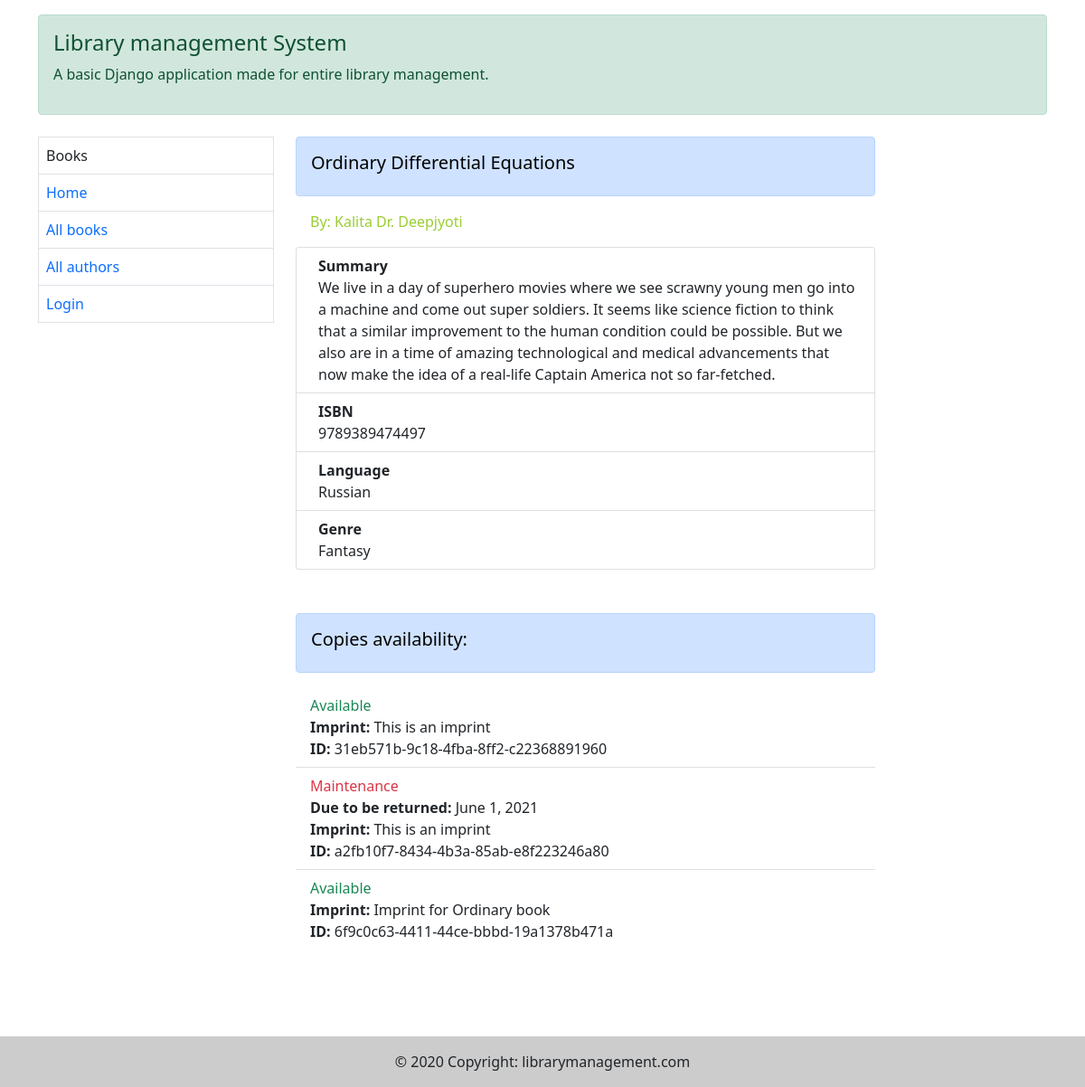
The app's page /catalog/book/1/ with its own data.
### catalog/models.py (models this page shows, shortened)
class Book(models.Model):
    title = models.CharField(max_length=300, help_text="Enter book title")
    author = models.ForeignKey('Author', on_delete=models.SET_NULL, null=True)
    summary = models.TextField(max_length=1000, help_text="Enter brief summary of the book")
    isbn = models.CharField('ISBN', max_length=13, unique=True, help_text="13 Character <a href='https://www.isbn-international.org/content/what-isbn'>ISBN number</a>")
    genre = models.ManyToManyField(Genre, help_text="Select a genre for this book")
    language = models.ForeignKey("Language", on_delete=models.SET_NULL, null=True)
    def display_genre(self):
        return ', '.join(genre.name for genre in self.genre.all()[:3])
    display_genre.short_description = 'Genre'

class Author(models.Model):
    first_name = models.CharField(max_length=100)
    last_name = models.CharField(max_length=100)
    date_of_birth = models.DateField(null=True, blank=True)
    date_of_death = models.DateField('Date of death', null=True, blank=True)
    class Meta:
        ordering = ['last_name', 'first_name']
    def __str__(self):
        return f"{self.last_name} {self.first_name}"

class Language(models.Model):
    name = models.CharField(max_length=200, help_text="Enter book language in which it is written.")
    def __str__(self):
        return self.name

class Genre(models.Model):
    name = models.CharField(max_length=200, help_text="Enter a book genre")

class BookInstance(models.Model):
    id = models.UUIDField(primary_key=True, default=uuid.uuid4, help_text="Unique ID for this copy of book across whole library")
    book = models.ForeignKey('Book', on_delete=models.RESTRICT, null=True)
    imprint = models.CharField(max_length=200)
    due_back = models.DateField(null=True, blank=True)
    LOAN_STATUS = (
        ('m', 'Maintenance'),
        ('o', 'On loan'),
        ('a', 'Available'),
        ('r', 'Reserved'),
    )
    status = models.CharField(max_length=1, choices=LOAN_STATUS, blank=True, default='m', help_text='Book Availability')
    class Meta:
        ordering = ['due_back']

### catalog/views.py (the view)
# urls.py: path('book/<int:pk>/', views.BookDetailView.as_view(), name="book-detail"),
class BookDetailView(generic.DetailView):
    model = Book
    template_name = 'catalog/book_detail.html'
    context_object_name = 'book'

### templates/catalog/book_detail.html (shortened to what this page needs)
{% extends 'catalog/base.html' %}
{% load static %}
{% block body %}
    <div class="alert alert-primary" role="alert">
        <h5 style="color: black">{{ book.title }}</h5>
    </div>
    <span style="color:yellowgreen" class="p-3"> By: {{ book.author }}</span>
    <ol class="pt-3 list-group list-group">
        <li class="list-group-item d-flex justify-content-between align-items-start">
            <div class="ms-2 me-auto">
                <div class="fw-bold">Summary</div>
                {{ book.summary }}
            </div>
        </li>
        <li class="list-group-item d-flex justify-content-between align-items-start">
            <div class="ms-2 me-auto">
                <div class="fw-bold">ISBN</div>
                {{ book.isbn }}
            </div>
        </li>
        <li class="list-group-item d-flex justify-content-between align-items-start">
            <div class="ms-2 me-auto">
                <div class="fw-bold">Language</div>
                {{ book.language }}
            </div>
        </li>
        <li class="list-group-item d-flex justify-content-between align-items-start">
            <div class="ms-2 me-auto">
                <div class="fw-bold">Genre</div>
                {{ book.display_genre }}
            </div>
        </li>
    </ol>
    <div class="mt-5 alert alert-primary" role="alert">
        <h5 style="color: black">Copies availability:</h5>
    </div>
    <ul class="list-group list-group-flush">
        {% for copy in book.bookinstance_set.all %}
            <li class="list-group-item">
                <span class="{% if copy.status == 'a' %}text-success{% elif copy.status == 'm' %}text-danger{% else %}text-warning{% endif %}">{{ copy.get_status_display }}</span><br>
                {% if copy.status != 'a' %}
                    <span><strong>Due to be returned: </strong>{{ copy.due_back }}<br></span>
                {% endif %}
                <span><strong>Imprint: </strong>{{ copy.imprint }}<br></span>
                <span><strong>ID: </strong>{{ copy.id }}</span>
            </li>
        {% endfor %}
    </ul>
    <br><br><br><br>
{% endblock %}

### templates/catalog/base.html (shortened to what this page needs)
{% load static %}
<!doctype html>
<html lang="en">
<head>
    <link href="https://cdn.jsdelivr.net/npm/bootstrap@5.0.0-beta3/dist/css/bootstrap.min.css" rel="stylesheet"
>
    <link rel="stylesheet" href="{% static 'css/index.css' %}">
</head>
<body>
<div class="container mt-3">
    <div class="alert alert-success" role="alert">
        <h4 class="alert-heading">Library management System</h4>
        <p>A basic Django application made for entire library management.</p>
    </div>
</div>
<div class="container">
    <div class="row mt-4">
        <div class="col-lg-3  col-md-3 col-sm-12">
            <table class="table table-bordered">
                <tbody>
                <td>Books</td>
                <tr>
                    <td><a href="{% url 'index' %}">Home</a></td>
                </tr>
                <tr>
                    <td><a href="{% url 'books' %}">All books</a></td>
                </tr>
                <tr>
                    <td><a href="{% url 'authors' %}">All authors</a></td>
                </tr>
                {% if not user.is_authenticated %}
                    <tr>
                        <td><a href="{% url 'login' %}">Login</a></td>
                    </tr>
                {% else %}
                    <tr>
                        <td><a href="{% url 'login' %}"><span style="color: green">{{ user.username|capfirst }}</span></a><br>
                         <li><a style="font-size: 16px" href="#">Profile</a></li>
                         <li><a style="font-size: 16px" href="{% url 'logout' %}">Logout</a></li></td>
                    </tr>
                {% endif %}
                </tbody>
            </table>
        </div>
        <div class="col-lg-7 col-md-12 col-sm-12">
            {% block body %}{% endblock %}
        </div>
    </div>
</div>
<div class="text-center p-3" style="background-color: rgba(0, 0, 0, 0.2);">
    © 2020 Copyright:
    <a class="text-dark" href="https://library14app.heroku.com">librarymanagement.com</a>
</div>
</body>
</html>

### records on screen
Book: title "Ordinary Differential Equations", author "Kalita Dr. Deepjyoti", summary "We live in a day of superhero movies where we see scrawny young men go into a machine and come out super soldiers. It seems like science fiction to think that a similar improvement to the human condition could be possible. But we also are in a time of amazing technological and medical advancements that now make the idea of a real-life Captain America not so far-fetched.", isbn "9789389474497", language "Russian", display_genre "Fantasy"
BookInstance: status "Available", imprint "This is an imprint", id "31eb571b-9c18-4fba-8ff2-c22368891960"
BookInstance: status "Maintenance", due_back "June 1, 2021", imprint "This is an imprint", id "a2fb10f7-8434-4b3a-85ab-e8f223246a80"
BookInstance: status "Available", imprint "Imprint for Ordinary book", id "6f9c0c63-4411-44ce-bbbd-19a1378b471a"
